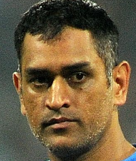
#> input picture DIP_and_CV-main/images/dhoni.png, 136 x 161 px, found by its file name
$ jupyter execute 15_Template_Matching.ipynb
#> lines starting #> are read from the running program, lines starting #| are printed output that depends on the picture; long printed decimals are rounded
[cell 1]
import cv2
import numpy as np
import matplotlib.pyplot as plt

# Step 1: Load the images
template = cv2.imread('dhoni.png', cv2.IMREAD_GRAYSCALE)  # Template: Cropped face of Dhoni
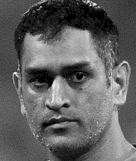
#> template: shape (161, 136); min 0, max 248, mean 97.3
image = cv2.imread('dhoni_template.jpg', cv2.IMREAD_GRAYSCALE)  # Larger image: Dhoni playing cricket
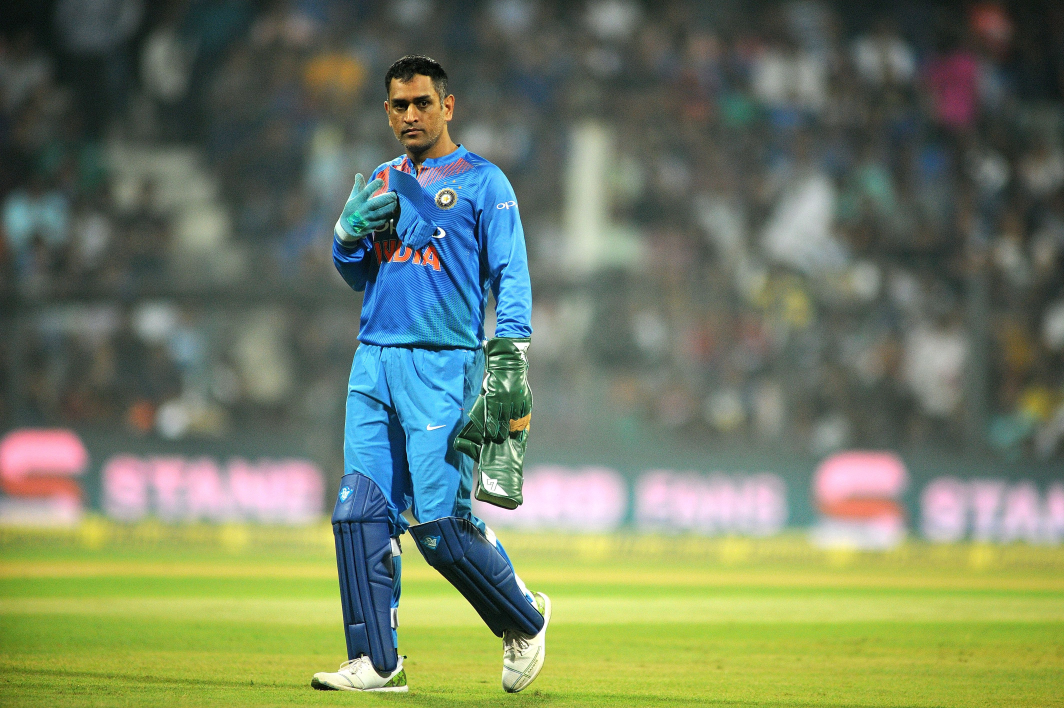
#> input picture DIP_and_CV-main/images/dhoni_template.jpg, 4256 x 2832 px, found by its file name (shown at 1/4 size)
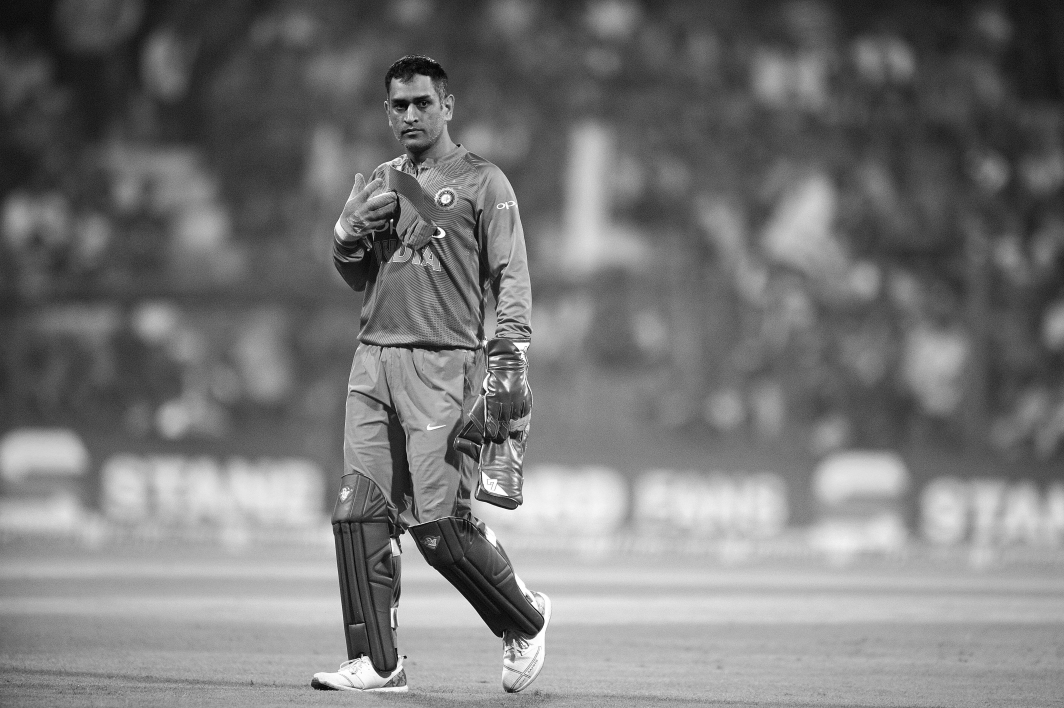
#> image: shape (2832, 4256) (shown at 1/4 size); min 0, max 255, mean 119.3

# Step 2: Set a scale factor to try multiple template sizes
scale_factors = [0.5, 1.0, 1.5, 2.0]  # Experiment with these scale factors
best_match_val = -1  # Start with a low match value
best_top_left = (0, 0)
best_bottom_right = (0, 0)
best_h, best_w = template.shape
#> best_h = 161; best_w = 136

# Step 3: Loop through scaled versions of the template
for scale in scale_factors:
    resized_template = cv2.resize(template, None, fx=scale, fy=scale, interpolation=cv2.INTER_LINEAR)

    # Step 4: Perform template matching
    result = cv2.matchTemplate(image, resized_template, cv2.TM_CCOEFF_NORMED)

    # Step 5: Get the maximum match location
    min_val, max_val, min_loc, max_loc = cv2.minMaxLoc(result)

    # Step 6: Update best match if a better one is found
    if max_val > best_match_val:
        best_match_val = max_val
        best_top_left = max_loc
        best_h, best_w = resized_template.shape
        best_bottom_right = (best_top_left[0] + best_w, best_top_left[1] + best_h)
#> this loop made 4 passes
#> (min_val, max_val, min_loc, best_match_val, best_top_left, best_bottom_right) on passes 1, 4: (-0.509, 0.554, (1392, 1539), 0.554, (1657, 285), (1725, 365)), (-0.491, 0.622, (3929, 2079), 0.622, (1533, 253), (1805, 575))
#> (min_val, max_val, min_loc, max_loc) on passes 2 to 3: (-0.513, 0.546, (903, 1991), (1625, 270)), (-0.496, 0.51, (2394, 2439), (888, 1835))
#> pass 1, `resized_template = cv2.resize(template, None, fx=scale, fy=scale, inte..`:
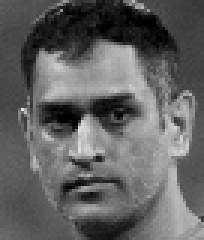
#> resized_template: shape (80, 68) (shown 3 times larger); min 0, max 226, mean 97.4
#> pass 1, `result = cv2.matchTemplate(image, resized_template, cv2.TM_CCOEFF_NORM..`:
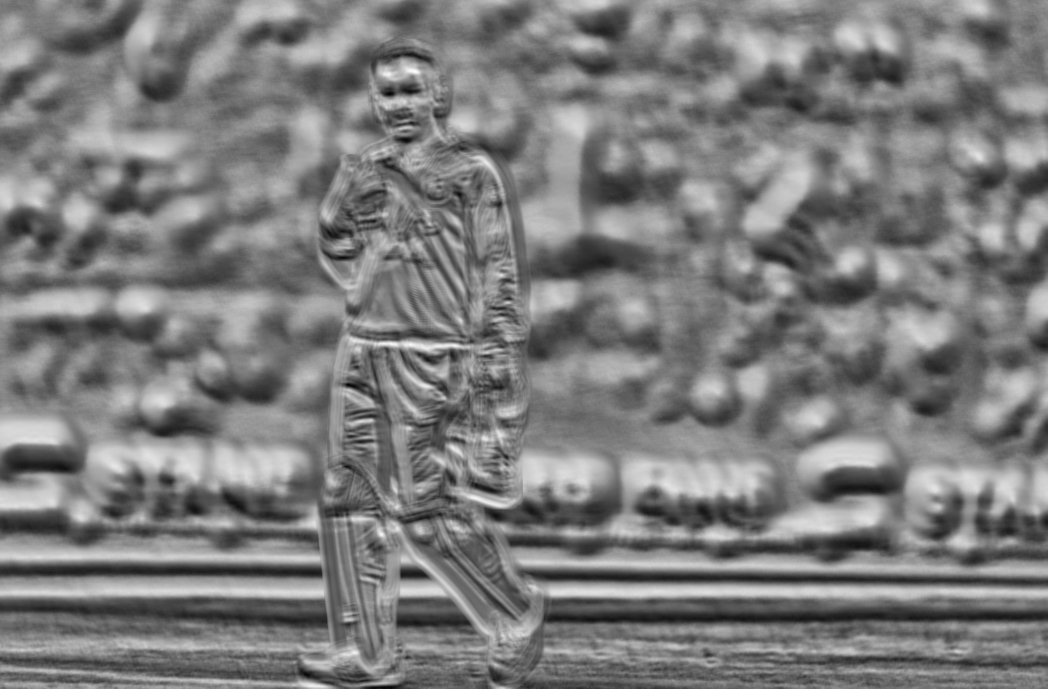
#> result: shape (2753, 4189) float32 (shown at 1/4 size); min -0.509, max 0.554, mean 0.0102; drawn with min black and max white
#> pass 2, `result = cv2.matchTemplate(image, resized_template, cv2.TM_CCOEFF_NORM..`:
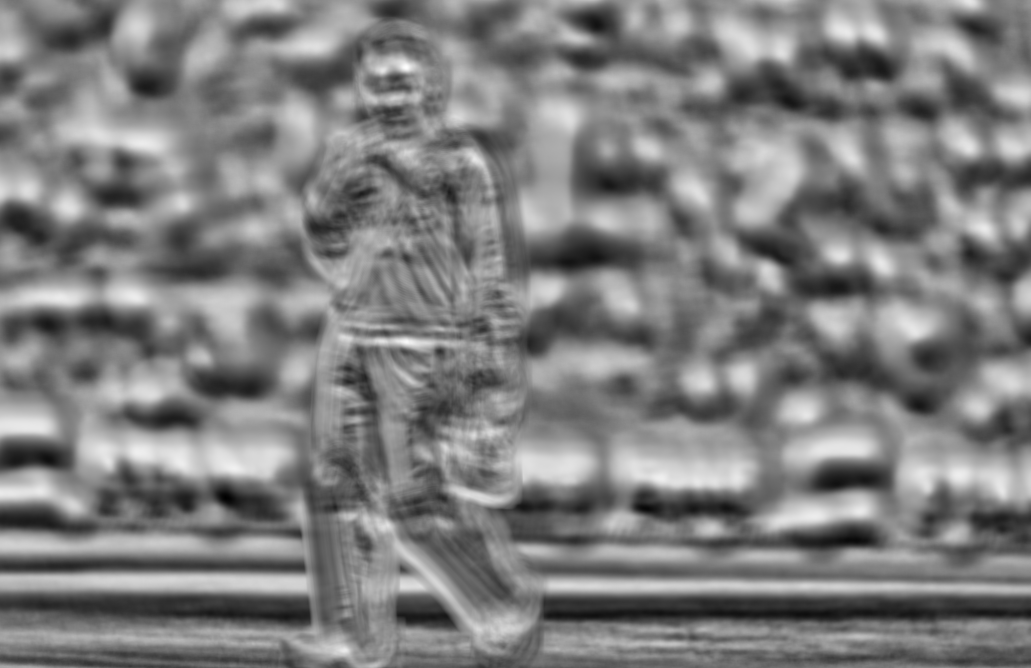
#> result: shape (2672, 4121) float32 (shown at 1/4 size); min -0.513, max 0.546, mean 0.0116; drawn with min black and max white
#> pass 3, `resized_template = cv2.resize(template, None, fx=scale, fy=scale, inte..`:
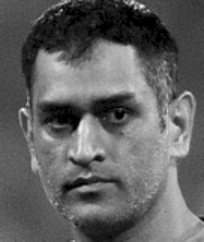
#> resized_template: shape (242, 204); min 0, max 242, mean 97.2
#> after the loop:
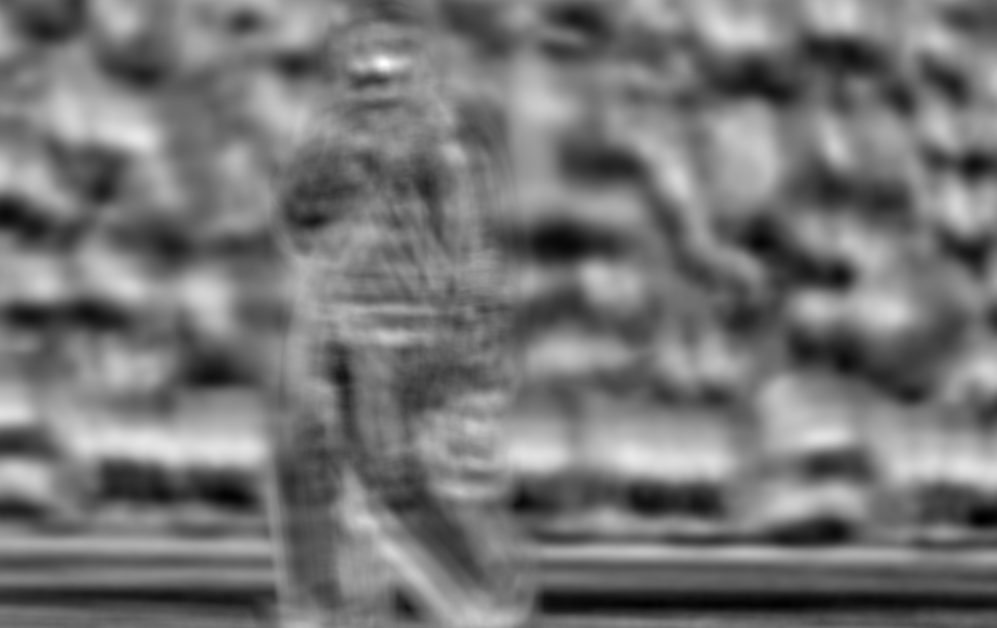
#> result: shape (2511, 3985) float32 (shown at 1/4 size); min -0.491, max 0.622, mean 0.0197; drawn with min black and max white
#> after the loop, best_h = 322; best_match_val = 0.622; best_w = 272

# Step 7: Draw the best matching rectangle on the original image
image_color = cv2.imread('dhoni_template.jpg')  # Reload original image in color for display
#> image_color is the input picture: shape (2832, 4256, 3); mean B, G, R 99.4, 125.8, 114
cv2.rectangle(image_color, best_top_left, best_bottom_right, (0, 255, 0), 2)  # Green rectangle

# Step 8: Display both the original image with the rectangle and the template side-by-side
# Convert to RGB for display with matplotlib (OpenCV uses BGR by default)
image_rgb = cv2.cvtColor(image_color, cv2.COLOR_BGR2RGB)
template_rgb = cv2.cvtColor(template, cv2.COLOR_BGR2RGB)

# Create a figure with two subplots
fig, axes = plt.subplots(1, 2, figsize=(12, 6))

# Show the original image with the rectangle (detected face area)
axes[0].imshow(image_rgb)
axes[0].set_title("Image with Detected Face")
axes[0].axis('off')  # Hide axes

# Show the template (cropped face image)
axes[1].imshow(template_rgb)
axes[1].set_title("Template Image (Cropped Face)")
axes[1].axis('off')  # Hide axes

# Display the images
plt.tight_layout()
plt.show()

# Optionally, print the best match score
print(f"Best Match Score: {best_match_val}")
#| Best Match Score: 0.6222
